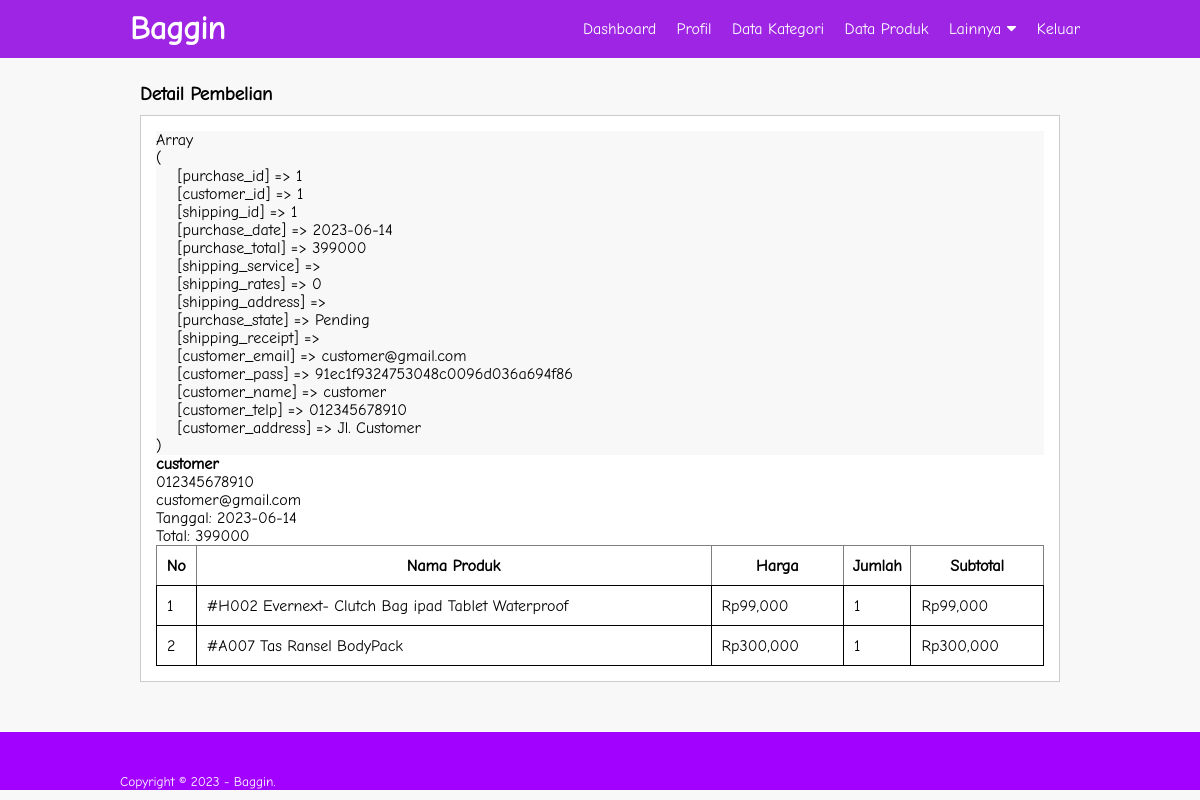
Screenshot of /admin/detail-pembelian.php?id=1 (signed in) with the database file from the repository.
### tables this page shows
CREATE TABLE `tb_purchase` (
  `purchase_id` int(11) NOT NULL,
  `customer_id` int(11) NOT NULL,
  `shipping_id` int(11) NOT NULL,
  `purchase_date` date NOT NULL,
  `purchase_total` int(11) NOT NULL,
  `shipping_service` varchar(20) NOT NULL,
  `shipping_rates` int(11) NOT NULL,
  `shipping_address` text NOT NULL,
  `purchase_state` varchar(100) NOT NULL DEFAULT 'Pending',
  `shipping_receipt` varchar(50) NOT NULL
);

CREATE TABLE `tb_customer` (
  `customer_id` int(11) NOT NULL,
  `customer_email` varchar(50) NOT NULL,
  `customer_pass` varchar(100) NOT NULL,
  `customer_name` varchar(50) NOT NULL,
  `customer_telp` varchar(20) NOT NULL,
  `customer_address` text NOT NULL
);

CREATE TABLE `tb_product_purchase` (
  `product_purchase_id` int(11) NOT NULL,
  `purchase_id` int(11) NOT NULL,
  `product_id` int(11) NOT NULL,
  `product_quantity` int(11) NOT NULL,
  `product_name` varchar(100) NOT NULL,
  `product_price` int(11) NOT NULL,
  `sub_price` int(11) NOT NULL
);

CREATE TABLE `tb_product` (
  `product_id` int(11) NOT NULL,
  `category_id` int(11) NOT NULL,
  `product_name` varchar(100) NOT NULL,
  `product_price` int(11) NOT NULL,
  `product_description` text NOT NULL,
  `product_image` varchar(100) NOT NULL,
  `product_status` tinyint(1) NOT NULL,
  `date_created` timestamp NOT NULL DEFAULT current_timestamp()
);

### admin/detail-pembelian.php (the view, shortened to what this page needs)
<?php
	include '../db.php';
?>
<!DOCTYPE html>
<html>
<head>
	<link rel="stylesheet" type="text/css" href="../css/style.css">
	<link rel="stylesheet" href="https://cdnjs.cloudflare.com/ajax/libs/font-awesome/5.13.0/css/all.min.css">
</head>
<body>
	<header>
		<div class="container">
		<h1><a href="dashboard.php">Baggin</a></abbr></h1>
		<ul>
			<li><a href="dashboard.php">Dashboard</a></li>
			<li><a href="profil.php">Profil</a></li>
			<li><a href="data-kategori.php">Data Kategori</a></li>
			<li><a href="data-produk.php">Data Produk</a></li>
			<li class="dropdown"><a href="" class="dropbtn">Lainnya<i class="fas fa-caret-down" style="padding-left: 5px;"></i></a>
			</li>
			<li><a href="logout.php">Keluar</a></li>
		</ul>
		</div>
	</header>
	<div class="section">
		<div class="container">
			<h3>Detail Pembelian</h3>
			<div class="box">
				<?php
					$ambil = mysqli_query($conn, "SELECT * FROM tb_purchase JOIN tb_customer ON tb_purchase.customer_id = tb_customer.customer_id WHERE tb_purchase.purchase_id = '".$_GET['id']."' ");
					$detail = mysqli_fetch_assoc($ambil);
				?>
				<pre style="background-color: #f8f8f8"><?php print_r($detail); ?></pre>
				<strong><?php echo $detail['customer_name']; ?></strong> <br>
				<p>
					<?php echo $detail['customer_telp']; ?> <br>
					<?php echo $detail['customer_email']; ?>
				</p>
				<p>
					Tanggal: <?php echo $detail['purchase_date']; ?> <br>
					Total: <?php echo $detail['purchase_total']; ?>
				</p>
				<table border="1" cellspacing="0" class="table">
					<thead>
						<tr>
							<th>No</th>
							<th>Nama Produk</th>
							<th>Harga</th>
							<th>Jumlah</th>
							<th>Subtotal</th>
						</tr>
					</thead>
					<tbody>
						<?php
							$no = 1;
							$ambil = mysqli_query($conn, "SELECT * FROM tb_product_purchase JOIN tb_product ON tb_product_purchase.product_id=tb_product.product_id WHERE tb_product_purchase.purchase_id = '".$_GET['id']."' ");
							if(mysqli_num_rows($ambil) > 0) {
							while($pecah = mysqli_fetch_assoc($ambil)){
						?>
						<tr>
							<td><?php echo $no++ ?></td>
							<td><?php echo $pecah['product_name'] ?></td>
							<td>Rp<?php echo number_format($pecah['product_price']) ?></td>
							<td><?php echo $pecah['product_quantity'] ?></td>
							<td>Rp<?php echo number_format($pecah['product_price']*$pecah['product_quantity']) ?></td>
						</tr>
						<?php }}else{ ?>
							<tr>
								<td colspan="5" align="center">Tidak ada data</td>
							</tr>
						<?php } ?>
					</tbody>
				</table>
			</div>
		</div>
	</div>
	<footer>
		<div class="container">
			<small>Copyright &copy; 2023 - Baggin.</small>
		</div>
	</footer>
</body>
</html>

### css/style.css (style rules this page uses)
* { padding: 0; margin: 0; font-family: 'Comic Neue', cursive; }
body { background-color: #f8f8f8; }
a { color: inherit; text-decoration: none; }
header { background-color: #9E25E3; color: #fff; }
header h1 { float: left; padding: 10px; }
header ul { float: right; }
header ul li { display: inline-block; }
header ul li a { padding: 20px 0 20px 15px; display: inline-block; }
.container { width: 80%; margin: 0 auto; }
.container:after { content: ''; display: block; clear: both; }
.section { padding: 25px; }
.box { background-color: #FFF; border: 1px solid #CCC; padding: 15px; box-sizing: border-box; margin: 10px 0 25px 0; }
.box:after { content: ''; display: block; clear: both; }
table { width: 100%; border-collapse: collapse; }
table tr { height: 40px; }
table tr td { padding: 5px 10px; }
.horizontal th, td { border: 1px solid black; border-collapse: collapse; }
header ul li a, .dropbtn { display: inline-block; color: white; text-align: center; text-decoration: none; }
li.dropdown { display: inline-block; }
footer { bottom: 0; left: 0; right: 0; background-color: #A200FF; height: auto; padding-top: 40px; color: #fff; }

### rows the page displays
tb_purchase: customer.customer_name "customer", customer.customer_telp "012345678910", customer.customer_email "customer@gmail.com", purchase_date "2023-06-14", purchase_total "399000"
tb_product_purchase: product.product_name "#H002 Evernext- Clutch Bag ipad Tablet Waterproof", product.product_price "99,000", product_quantity "1", $pecah['product_price']*$pecah['product_quantity'] "99,000"
tb_product_purchase: product.product_name "#A007 Tas Ransel BodyPack", product.product_price "300,000", product_quantity "1", $pecah['product_price']*$pecah['product_quantity'] "300,000"
